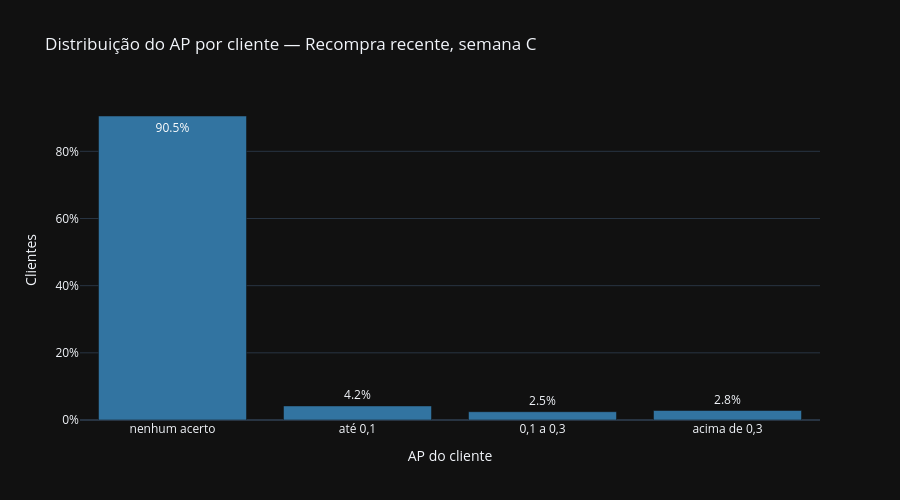

Source (notebook cell):
### Markdown cell above
### Onde estão os acertos
Quantos clientes receberam pelo menos um acerto do melhor baseline? O MAP@12 baixo costuma vir de muita gente com AP zero, não de acertos ruins.

### Code cell
faixas_ap = pd.cut(
      ap_primeiro
    , bins=[-0.001, 0, 0.1, 0.3, 1]
    , labels=['nenhum acerto', 'até 0,1', '0,1 a 0,3', 'acima de 0,3']
).value_counts(normalize=True).sort_index().reset_index()

faixas_ap.columns = ['AP do cliente', 'proporcao']

fig = px.bar(
      faixas_ap
    , x='AP do cliente'
    , y='proporcao'
    , text_auto='.1%'
    , color_discrete_sequence=['#3274A1']
    , title=f'Distribuição do AP por cliente — {primeiro}, semana C'
)

fig.update_yaxes(tickformat='.0%', title='Clientes')
fig.show()

### Figure 1 — Plotly figure (JSON) as saved in the notebook; plotly's stock layout.template omitted (floating-point values rounded to 4 significant figures)
{"data": [{"hovertemplate": "AP do cliente=%{x}<br>proporcao=%{y}<extra></extra>", "legendgroup": "", "marker": {"color": "#3274A1", "pattern": {"shape": ""}}, "name": "", "orientation": "v", "showlegend": false, "textposition": "auto", "texttemplate": "%{y:.1%}", "type": "bar", "x": ["nenhum acerto", "até 0,1", "0,1 a 0,3", "acima de 0,3"], "xaxis": "x", "y": [0.9052, 0.04184, 0.02467, 0.0283], "yaxis": "y"}], "layout": {"barmode": "relative", "height": 500, "legend": {"tracegroupgap": 0}, "title": {"text": "Distribuição do AP por cliente — Recompra recente, semana C"}, "xaxis": {"anchor": "y", "domain": [0, 1], "title": {"text": "AP do cliente"}}, "yaxis": {"anchor": "x", "domain": [0, 1], "tickformat": ".0%", "title": {"text": "Clientes"}}}}
